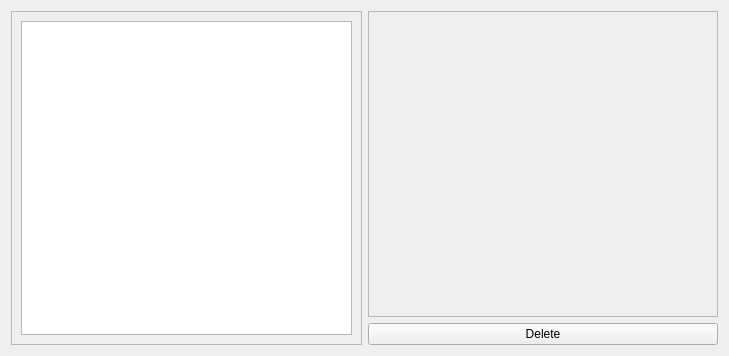
<?xml version="1.0" encoding="UTF-8"?>
<ui version="4.0">
 <class>Form</class>
 <widget class="QWidget" name="Form">
  <property name="geometry">
   <rect>
    <x>0</x>
    <y>0</y>
    <width>729</width>
    <height>356</height>
   </rect>
  </property>
  <property name="windowTitle">
   <string>Form</string>
  </property>
  <layout class="QHBoxLayout" name="horizontalLayout">
   <item>
    <widget class="QFrame" name="frame">
     <property name="frameShape">
      <enum>QFrame::StyledPanel</enum>
     </property>
     <property name="frameShadow">
      <enum>QFrame::Raised</enum>
     </property>
     <layout class="QVBoxLayout" name="verticalLayout">
      <item>
       <widget class="QListWidget" name="listWidget_entity"/>
      </item>
     </layout>
    </widget>
   </item>
   <item>
    <layout class="QVBoxLayout" name="verticalLayout_4">
     <item>
      <widget class="QScrollArea" name="scrollArea">
       <property name="widgetResizable">
        <bool>true</bool>
       </property>
       <widget class="QWidget" name="scrollAreaWidgetContents">
        <property name="geometry">
         <rect>
          <x>0</x>
          <y>0</y>
          <width>348</width>
          <height>303</height>
         </rect>
        </property>
       </widget>
      </widget>
     </item>
     <item>
      <widget class="QPushButton" name="pushButton_delTab">
       <property name="text">
        <string>Delete</string>
       </property>
      </widget>
     </item>
    </layout>
   </item>
  </layout>
 </widget>
 <resources/>
 <connections/>
</ui>
